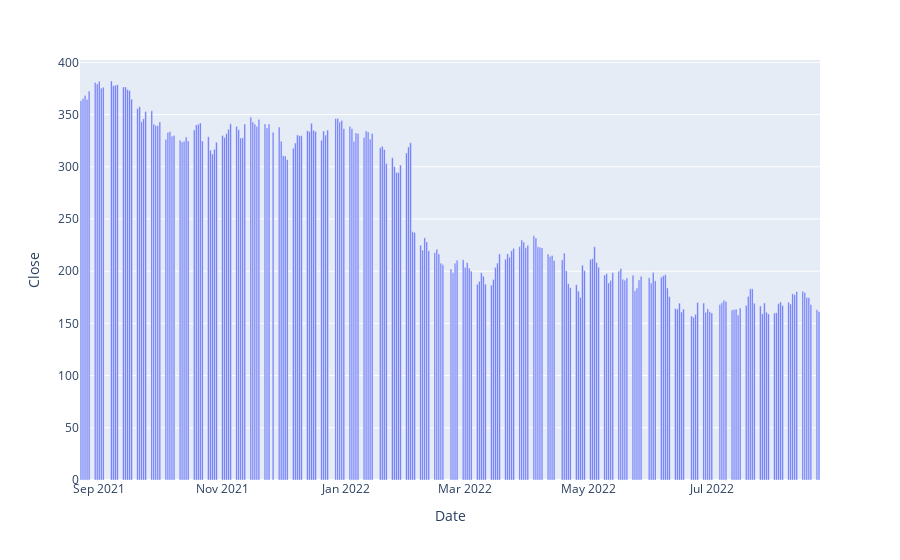

The cell this chart's notebook holds for it:
### Code cell
figure = px.bar(data, x = "Date", y= "Close")
figure.show()

### Figure 1 — Plotly figure (JSON) as saved in the notebook; plotly's stock layout.template omitted (floating-point values rounded to 4 significant figures; data arrays with more than 128 entries replaced by an {"elided": "..."} marker saying what was removed)
{"data": [{"alignmentgroup": "True", "hovertemplate": "Date=%{x}<br>Close=%{y}<extra></extra>", "legendgroup": "", "marker": {"color": "#636efa", "pattern": {"shape": ""}}, "name": "", "offsetgroup": "", "orientation": "v", "showlegend": false, "textposition": "auto", "type": "bar", "x": {"elided": "253 str values"}, "xaxis": "x", "y": {"elided": "253 float values"}, "yaxis": "y"}], "layout": {"barmode": "relative", "legend": {"tracegroupgap": 0}, "margin": {"t": 60}, "xaxis": {"anchor": "y", "domain": [0, 1], "title": {"text": "Date"}}, "yaxis": {"anchor": "x", "domain": [0, 1], "title": {"text": "Close"}}}}
